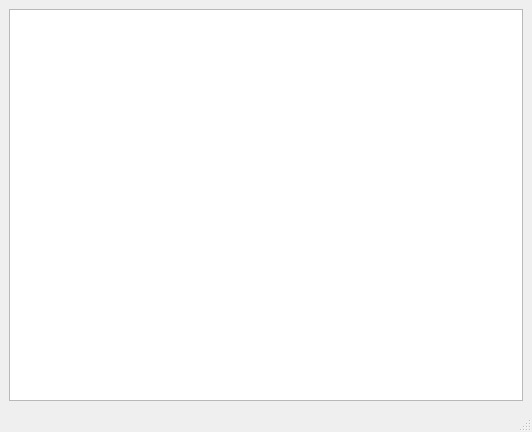
<?xml version="1.0" encoding="UTF-8"?>
<ui version="4.0">
 <class>MainWindow</class>
 <widget class="QMainWindow" name="MainWindow">
  <property name="geometry">
   <rect>
    <x>0</x>
    <y>0</y>
    <width>532</width>
    <height>432</height>
   </rect>
  </property>
  <property name="windowTitle">
   <string>MainWindow</string>
  </property>
  <widget class="QWidget" name="centralwidget">
   <layout class="QGridLayout" name="gridLayout">
    <item row="0" column="0">
     <widget class="QTreeView" name="treeView"/>
    </item>
   </layout>
  </widget>
  <widget class="QMenuBar" name="menubar">
   <property name="geometry">
    <rect>
     <x>0</x>
     <y>0</y>
     <width>532</width>
     <height>21</height>
    </rect>
   </property>
  </widget>
  <widget class="QStatusBar" name="statusbar"/>
 </widget>
 <resources/>
 <connections/>
</ui>
